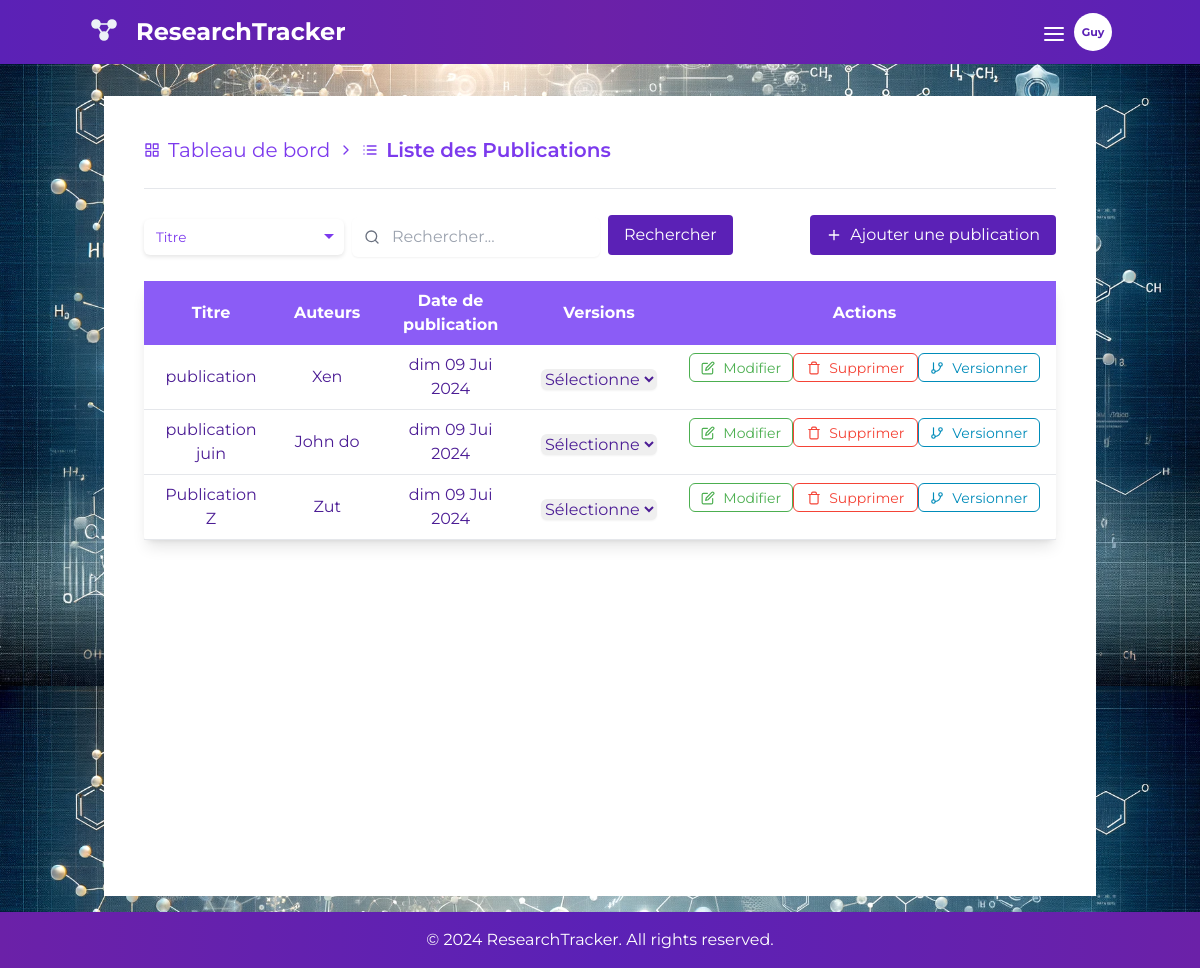
/publications/ (signed in), run on the app's committed database.
### authentication/models.py (models this page shows, shortened)
class CustomUser(AbstractUser):
    groups = models.ManyToManyField(Group, related_name='customuser_set', blank=True)
    user_permissions = models.ManyToManyField(Permission, related_name='customuser_set', blank=True)
    @property
    def initials(self):
        if self.last_name:
            return self.last_name[:3].capitalize()
        return self.username[:3].capitalize()

### publications/models.py (models this page shows, shortened)
class Publication(models.Model):
    SOURCE_CHOICES = [
        ('web', 'Web'),
        ('manual', 'Manual'),
    ]
    user = models.ForeignKey(settings.AUTH_USER_MODEL, on_delete=models.CASCADE, null=True, blank=True)
    title = models.CharField(max_length=200)
    authors = models.TextField()
    publication_date = models.DateField()
    project = models.ForeignKey(Project, on_delete=models.CASCADE, related_name='publications', null=True, blank=True)
    journal = models.CharField(max_length=200)
    doi = models.CharField(max_length=100)
    source = models.CharField(max_length=10, choices=SOURCE_CHOICES, default='manual')
    initial_version = models.ForeignKey('PublicationVersion', null=True, blank=True, on_delete=models.SET_NULL,
                                        related_name='initial_publication')
    current_version = models.ForeignKey('PublicationVersion', null=True, blank=True, on_delete=models.SET_NULL,
                                        related_name='current_publication')
    created_at = models.DateTimeField(auto_now=True)

### publications/views.py (the view, shortened to what this page needs)
# urls.py: path('', PublicationListView.as_view(), name='publications-list'),
class PublicationListView(LoginRequiredMixin, ListView):
    model = Publication
    template_name = 'publications/publication_list.html'
    context_object_name = 'publications'
    login_url = reverse_lazy('login')
    def get_queryset(self):
        queryset = Publication.objects.filter(user=self.request.user)
        query = self.request.GET.get('q')
        search_by = self.request.GET.get('search_by', 'title')
        if query:
            if search_by == 'title':
                queryset = queryset.filter(title__icontains=query)
            elif search_by == 'date':
                queryset = queryset.filter(publication_date__icontains=query)
        return queryset
    def render_to_response(self, context, **response_kwargs):
        if self.request.GET.get('format') == 'json':
            return self.render_to_json_response(context['publications'])
        else:
            return super().render_to_response(context, **response_kwargs)

### publications/templates/publications/publication_list.html (shortened to what this page needs)
{% extends "base.html" %}
{% block content %}
    <div class="container mx-auto mt-0 bg-white p-10 h-screen">
        <nav class="flex items-center text-xl mb-6 t text-violet-600 space-x-2">
            <a href="{% url 'dashboard' %}" class="flex items-center hover:underline">
                <i data-feather="grid" class="mr-2 md-icon feather-icon"></i>Tableau de bord</a>
            <i data-feather="chevron-right" class="mr-2 md-icon feather-icon"></i>
            <i data-feather="list" class="mr-2 md-icon feather-icon"></i><span class="font-semibold">Liste des Publications</span>
        </nav>
        <hr class="mb-6">
        <div class="flex justify-between items-center mb-4">
            <form method="get" action="{% url 'publications-list' %}" class="flex items-center space-x-2">
                <div class="custom-select">
                    <select name="search_by"
                            class="form-select mt-1 block w-full py-2 rounded-md border-gray-300 shadow-sm focus:border-violet-400 focus:ring focus:ring-violet-500 focus:ring-opacity-70">
                        <option value="title">Titre</option>
                    </select>
                </div>
                <div class="relative">
                    <input type="text" name="q" placeholder="Rechercher..."
                           class="form-input mt-1 block w-full pl-10 pr-4 py-2 rounded-md border-gray-300 shadow-sm focus:border-violet-400 focus:ring focus:ring-violet-600 focus:ring-opacity-50 focus:outline-none ">
                    <div class="absolute inset-y-0 left-0 pl-3 flex items-center pointer-events-none">
                    </div>
                </div>
                <button type="submit"
                        class="bg-violet-800 text-white px-4 py-2 rounded ring-violet-600 hover:bg-violet-900">
                    Rechercher
                </button>
            </form>
            <a href="{% url 'publication-create' %}"
               class="flex items-center bg-violet-800 text-white px-4 py-2 rounded hover:bg-violet-900"><i
                    data-feather="plus" class="mr-2 md-icon feather-icon"></i>Ajouter une
                publication</a>
        </div>
        <table class="min-w-full bg-white mt-6 shadow-lg rounded">
            <thead>
            <tr class="bg-violet-500 text-white">
                <th class="py-2 px-4">Titre</th>
                <th class="py-2 px-4">Auteurs</th>
                <th class="py-2 px-4">Date de publication</th>
                <th class="py-2 px-4">Versions</th>
                <th class="py-2 px-4">Actions</th>
            </tr>
            </thead>
            <tbody class="text-violet-900">
            {% for publication in publications %}
                <tr class="border-b text-center hover:bg-gray-50">
                    <td class="py-2 px-4"><a href="{% url 'publication-detail' publication.pk %}"
                                             class="hover:underline hover:text-violet-700">{{ publication.title }}</a>
                    </td>
                    <td class="py-2 px-4">{{ publication.authors }}</td>
                    <td class="py-2 px-4">{{ publication.publication_date|date:"D d M Y" }}</td>
                    <td class="py-2 px-4">
                        <select id="versionSelect"
                                class="form-select mt-1 block w-full rounded-md border-gray-300 shadow-sm focus:border-violet-400 focus:ring focus:ring-violet-500 focus:ring-opacity-50">
                            <option value="">Sélectionner une version</option>
                        </select>
                    </td>
                    <td class="py-2 px-4 flex justify-around">
                        <a href="{% url 'publication-update' publication.pk %}"
                           class="flex items-center text-sm button-edit"><i data-feather="edit"
                                                                            class="sm-icon mr-2"></i>Modifier</a>
                        <button class="flex items-center text-sm button-delete"
                                onclick="openModal({{ publication.pk }})">
                            <i data-feather="trash" class="sm-icon mr-2"></i>Supprimer
                        </button>
                        <a href="{% url 'publication-detail' publication.pk %}"
                           class="flex items-center text-sm button-details"><i data-feather="git-branch"
                                                                               class="sm-icon mr-2"></i>Versionner</a>
                    </td>
                </tr>
            {% endfor %}
            </tbody>
        </table>
    </div>
{% endblock %}

### templates/nav.html (shortened to what this page needs)
<nav class="z-50 w-full fixed bg-gradient-to-r from-violet-800 via-purple-800 to-violet-800 p-4 py-3 text-white">
    <div class="container mx-auto flex justify-between items-center">
        <div class="nav-logo flex items-center">
            <a href="{% url 'home' %}" class="text-2xl font-bold ml-2">ResearchTracker</a>
        </div>
        <div class=" flex items-center">
            <div class="relative items-center">
                <button id="menu-button" class="pt-1 block focus:outline-none mr-2">
                    <i data-feather="menu" class="feather-icon"></i>
                </button>
            </div>
            {% if user.is_authenticated %}
                <div class="text-sm bg-white text-violet-800 md-avatar font-bold py-2">
                    {{ user.initials }}
                </div>
            {% else %}
                <div class="text-sm bg-white text-transparent md-avatar font-bold py-2">
                    Xen
                </div>
            {% endif %}
        </div>
    </div>
</nav>

### data on the page
CustomUser: initials "Guy"
Publication: title "publication", authors "Xen", publication_date "dim 09 Jui 2024"
Publication: title "publication juin", authors "John do", publication_date "dim 09 Jui 2024"
Publication: title "Publication Z", authors "Zut", publication_date "dim 09 Jui 2024"
